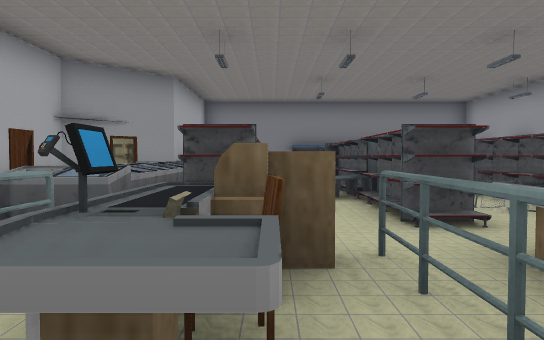
[1] (above)

24 first-person views from a walk through a 3-D level made in the Unity game engine. The camera is 1.2 m above the floor, tilts 2° down and sees 70° across. The floor is counted in squares, 2 m on a side. Each view is taken from the middle of a square. On the plan, view 1 faces up. The plan holds only what a view shows up to about 11 squares ahead; the rest is blank. The place goes on beyond the plan. The player is left out. Door leaves are left out, so doorways stand open. Some surface patterns are stand-ins.

[2]
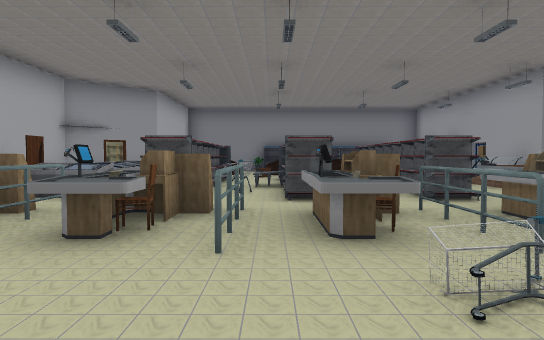

[3]
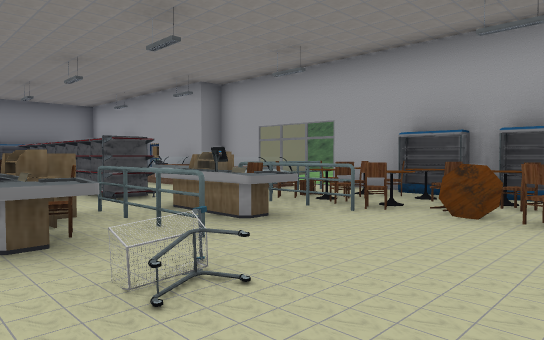

[4]
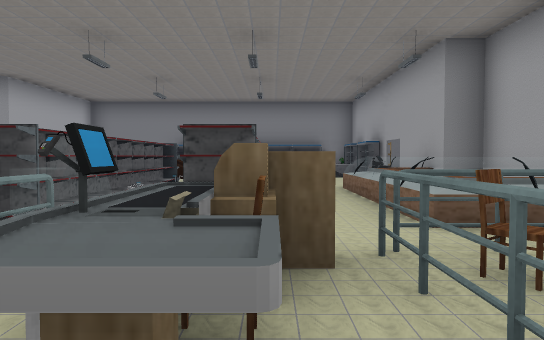

[5]
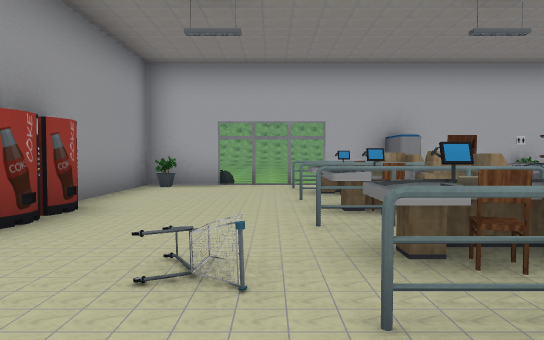

[6]
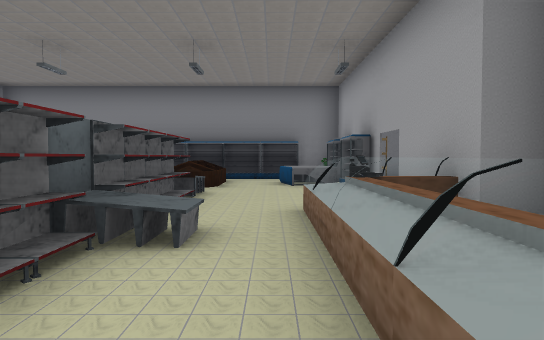

[7]
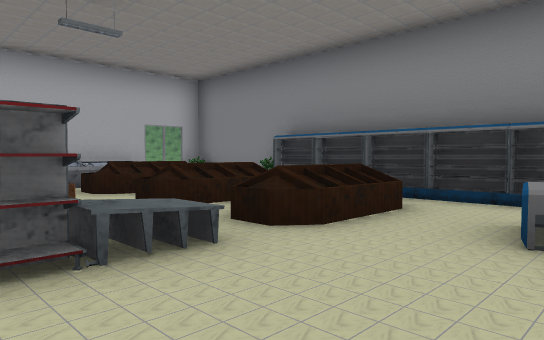

[8]
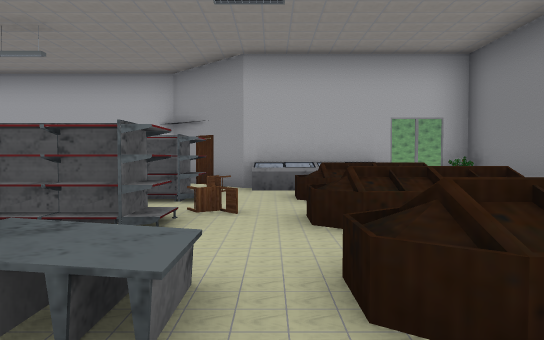

[9]
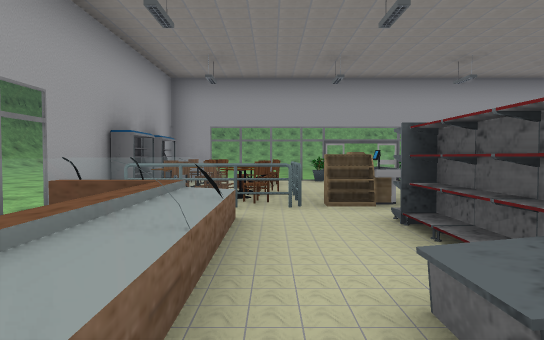

[10]
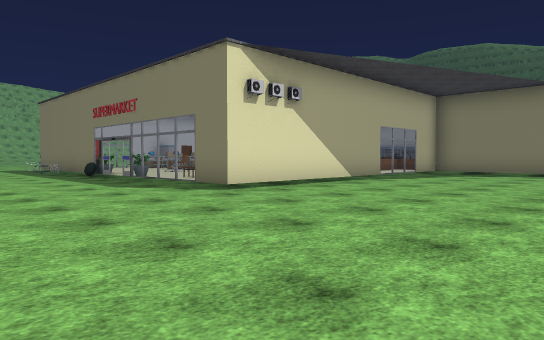

[11]
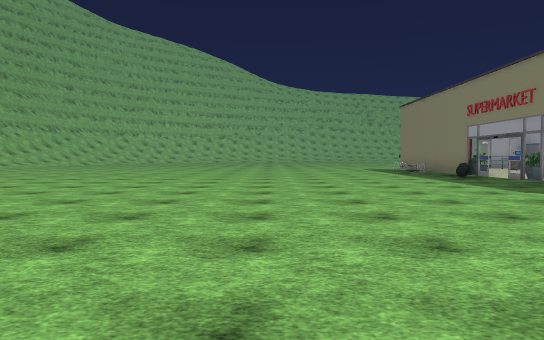

[12]
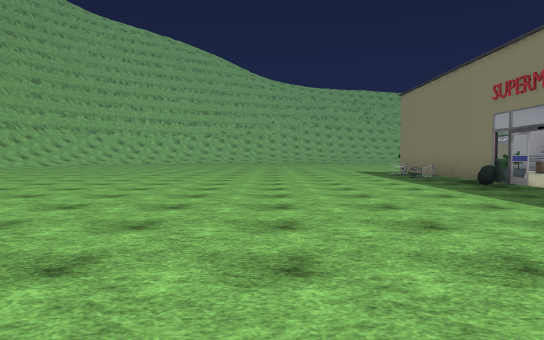

[13]
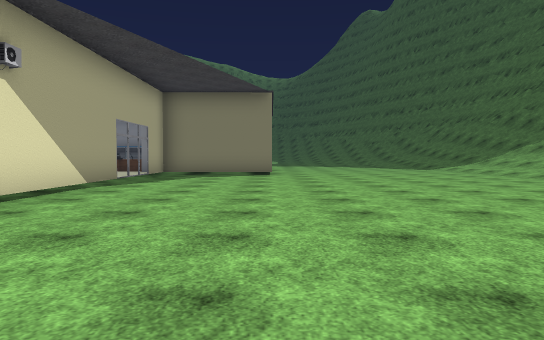

[14]
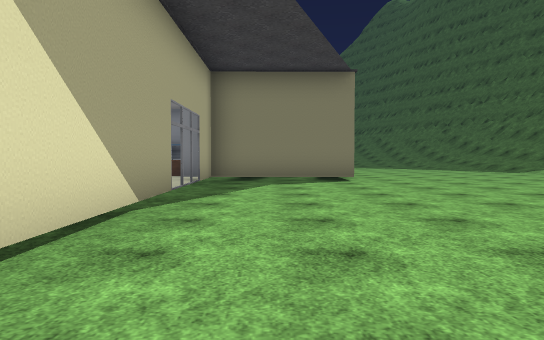

[15]
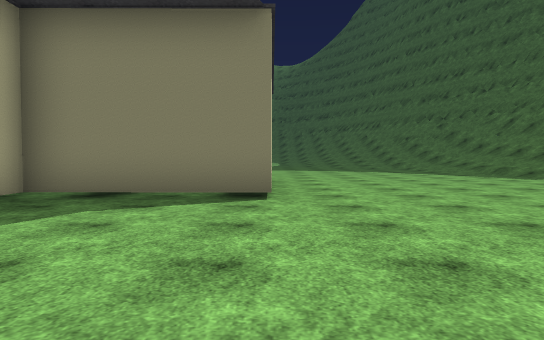

[16]
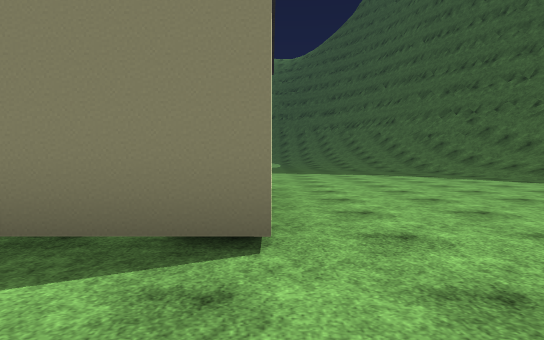

[17]
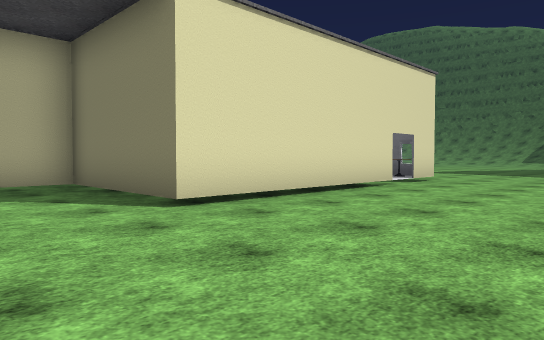

[18]
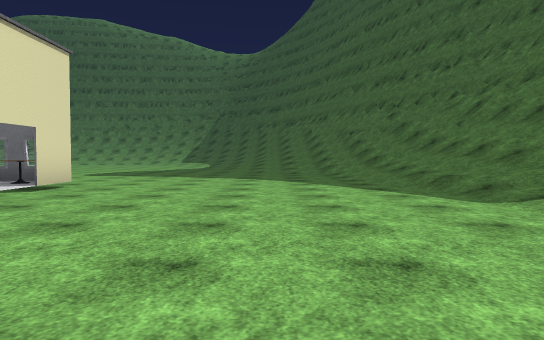

[19]
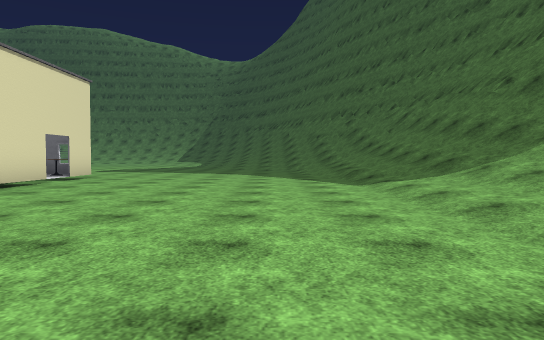

[20]
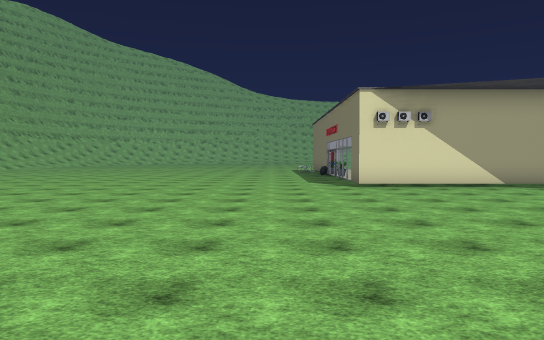

[21]
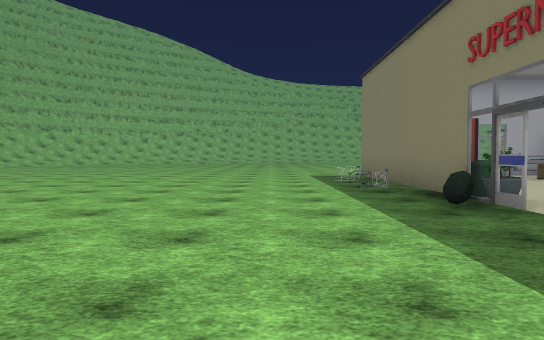

[22]
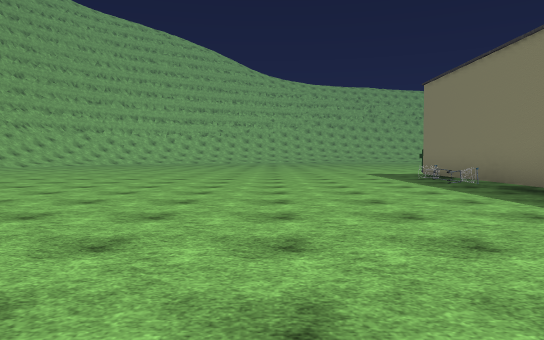

[23]
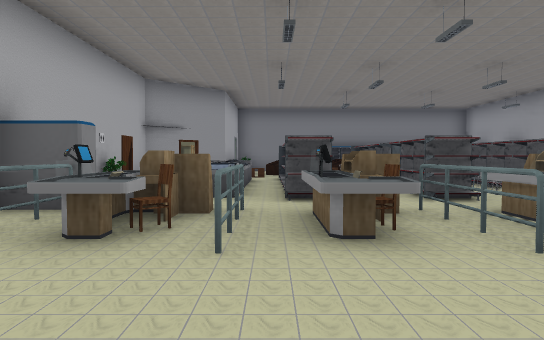

[24]
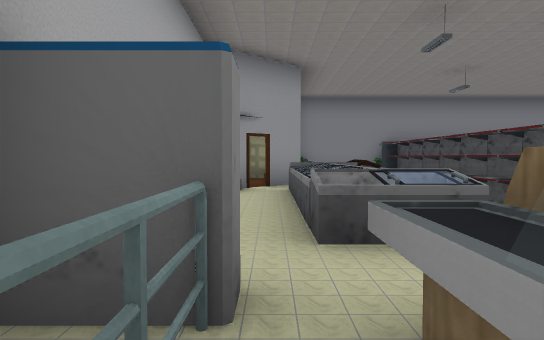

### Floor plan
Key: @ floor where view 1 was taken; # wall or solid block; . main floor; : floor 0.25 m higher than the main floor; / step, stairs or slope; D open door; = window, fence, low wall or low ledge; ^ raised ledge; O other object.
Columns run from 5 left of view 1 to 23 right of it. Each row starts with its distance up from view 1.
 17                .......////=#
 16                ........///=#
 15                ........////#
 14    #############.......////##
 13    = #######   O#....../////#
 12    O#=# #=:^#  :D....../////
 11    O======:^O    ....../////
 10    O::::::::#    ......////
  9  #O::O:O:O:DD    ......///
  8   :OOOOOOO::#    ......///
  7  #:OOOOOOO:^##:  ......//
  6  D:OOOOOOO:^####......./
  5  #:OOOOOOO:^#........../
  4  D:O:OOOOO:^=........../
  3  #::::O::::::..........
  2  #O#:#:#:^OO#..........
  1  =:OOOOOOOOOO.........
  0  =:::@:O::OO#........
 -1  =:::::::OOO#........
 -2  #:::::::=O  .......
 -3 .##OO##=D..O..........
 -4 ......................
 -5 ...................... /
 -6 ......................
 -7 ......................
 -8 ....................
 -9 ...................
-10 .................
-11 ................
-12 ..............
-13  ..........
-14  .... ....
-15       ..

Positions as (right, up) in squares from view 1, and headings:
1: (0, 0), facing up
2: (1, -2), facing up
3: (1, -2), facing up-right
4: (4, 0), facing up
5: (4, 0), facing left
6: (5, 3), facing up
7: (6, 8), facing up-left
8: (5, 10), facing left
9: (5, 7), facing down
10: (13, -7), facing up-left
11: (12, -8), facing left
12: (9, -7), facing left
13: (11, -6), facing up
14: (9, -3), facing up
15: (11, 1), facing up
16: (11, 4), facing up
17: (15, 4), facing up-left
18: (15, 6), facing up
19: (16, 3), facing up
20: (18, -5), facing left
21: (6, -5), facing left
22: (7, -7), facing left
23: (-1, -2), facing up
24: (-3, 1), facing up
